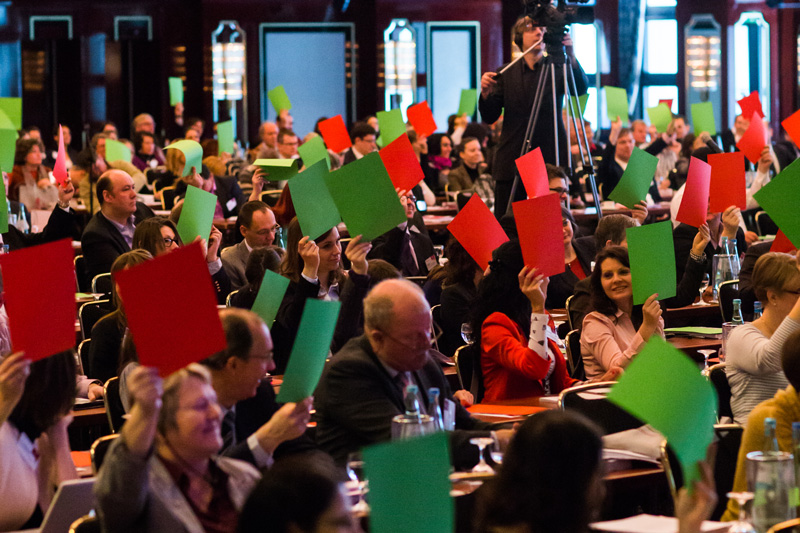
#> input picture images/voting-red_green-cards.jpg, 800 x 533 px
$ python colorCounter.py
#> lines starting #> are read from the running program, lines starting #| are printed output that depends on the picture; after the words box and inside, x2 and y2 are one past the last pixel; in counts of white or black regions, pixels touching at a corner belong together
"""
https://chrisalbon.com/code/machine_learning/preprocessing_images/isolate_colors/
https://stackoverflow.com/questions/16685707/why-is-the-range-of-hue-0-180-in-opencv
https://docs.opencv.org/3.4/db/df6/tutorial_erosion_dilatation.html
"""

import cv2
import numpy as np


img = cv2.imread("images/voting-red_green-cards.jpg")
#> img is the input picture: shape (533, 800, 3); mean B, G, R 53.9, 65.4, 88.5

blur = 1

h_mean = 55
h_range = 30
s_ranges = (50, 255)
l_ranges = (50, 255)


# convert to HSV
img_hsv = cv2.cvtColor(img, cv2.COLOR_BGR2HSV)
#> img_hsv: shape (533, 800, 3); mean H, S, V 74.1, 147.6, 102
# blur
img_hsv = cv2.GaussianBlur(img_hsv, (blur, blur), 0)

# # preview HSV channels
# h, s, v = cv2.split(img_hsv)
# cv2.imshow('h', h)
# cv2.imshow('s', s)
# cv2.imshow('v', v)

# create mask from hue range, including overflow
# important: opencv divides hue values (360°) by 2 -> range 0-180
h_lower = h_mean-h_range
h_upper = h_mean+h_range
limit_1 = np.array([h_lower,            s_ranges[0], l_ranges[0]])
limit_2 = np.array([h_upper,            s_ranges[1], l_ranges[1]])
mask = cv2.inRange(img_hsv, limit_1, limit_2)
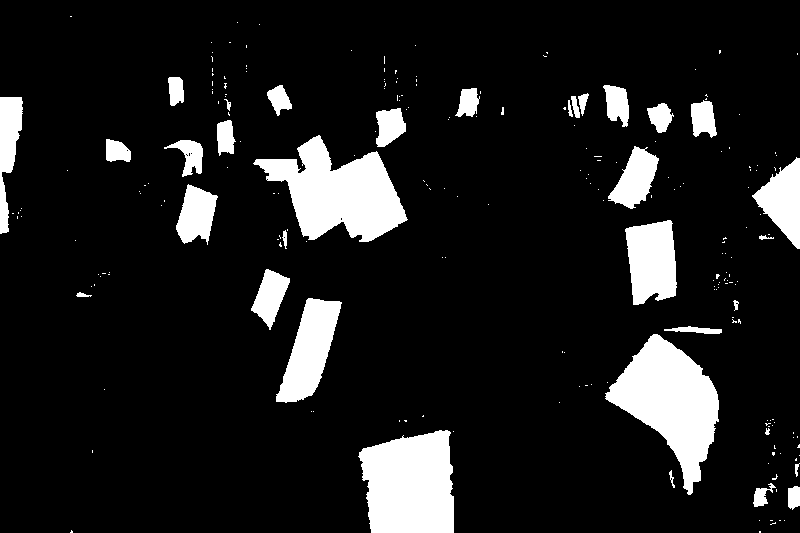
#> mask: shape (533, 800); 11.6% white; 225 white regions (191 under 20 px), largest, box (x1, y1, x2, y2) and area: (605, 334, 719, 495) 8876, (253, 135, 408, 242) 8702, (358, 430, 454, 533) 8212

if h_lower < 0:
    limit_1 = np.array([h_lower+179,   s_ranges[0], l_ranges[0]])
    limit_2 = np.array([179,           s_ranges[1], l_ranges[1]])
    mask_b = cv2.inRange(img_hsv, limit_1, limit_2)
    mask = cv2.bitwise_or(mask, mask_b)

elif h_upper > 179:
    limit_1 = np.array([0,             s_ranges[0], l_ranges[0]])
    limit_2 = np.array([h_upper-179,   s_ranges[1], l_ranges[1]])
    mask_b = cv2.inRange(img_hsv, limit_1, limit_2)
    mask = cv2.bitwise_or(mask, mask_b)


# clean mask
d_shape = cv2.MORPH_ELLIPSE  # cv2.MORPH_RECT  cv2.MORPH_CROSS
d_size = 1
dilate_element = cv2.getStructuringElement(d_shape, (2 * d_size + 1, 2 * d_size + 1), (d_size, d_size))
mask = cv2.dilate(mask, dilate_element)
#> mask: shape (533, 800); 12.8% white; 156 white regions (104 under 20 px), largest, box (x1, y1, x2, y2) and area: (604, 333, 720, 496) 9277, (252, 134, 409, 243) 9212, (357, 429, 455, 533) 8504
d_size = 2
erode_element = cv2.getStructuringElement(d_shape, (2 * d_size + 1, 2 * d_size + 1), (d_size, d_size))
mask = cv2.erode(mask, erode_element)
#> mask: shape (533, 800); 10.4% white; 41 white regions (16 under 20 px), largest, box (x1, y1, x2, y2) and area: (607, 335, 718, 494) 8368, (255, 136, 406, 241) 8111, (360, 431, 453, 533) 7881

# find edges
img_canny = cv2.Canny(img, 50, 200)
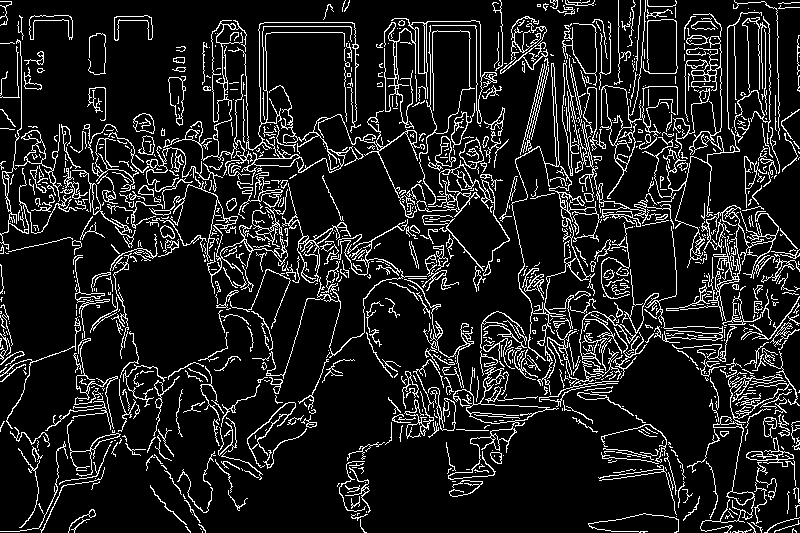
#> img_canny: shape (533, 800); 12% white in thin lines or dots
img_canny = cv2.bitwise_not(img_canny)
#> img_canny: shape (533, 800); 88% white; black in thin lines or dots
img_canny = cv2.erode(img_canny, dilate_element)
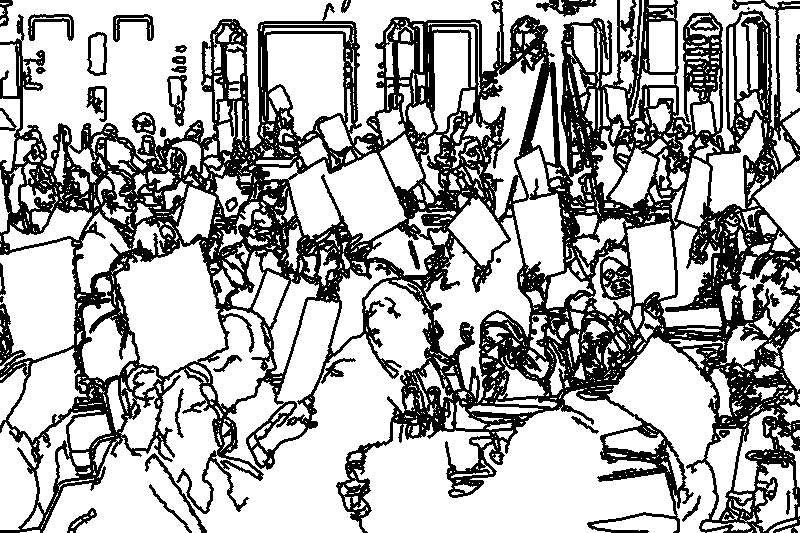
#> img_canny: shape (533, 800); 68.4% white; 30 black regions (2 under 20 px), largest, box (x1, y1, x2, y2) and area: (0, 0, 800, 533) 129433, (536, 0, 597, 17) 496, (28, 14, 74, 41) 480
img_canny = cv2.GaussianBlur(img_canny, (9, 9), 0)
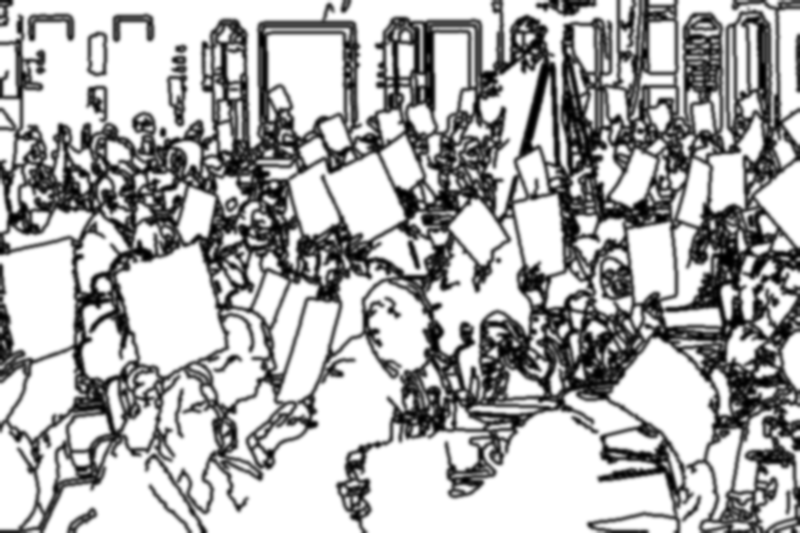
#> img_canny: shape (533, 800); min 0, max 255, mean 174.4
_, img_canny = cv2.threshold(img_canny, 145, 255, cv2.THRESH_BINARY)
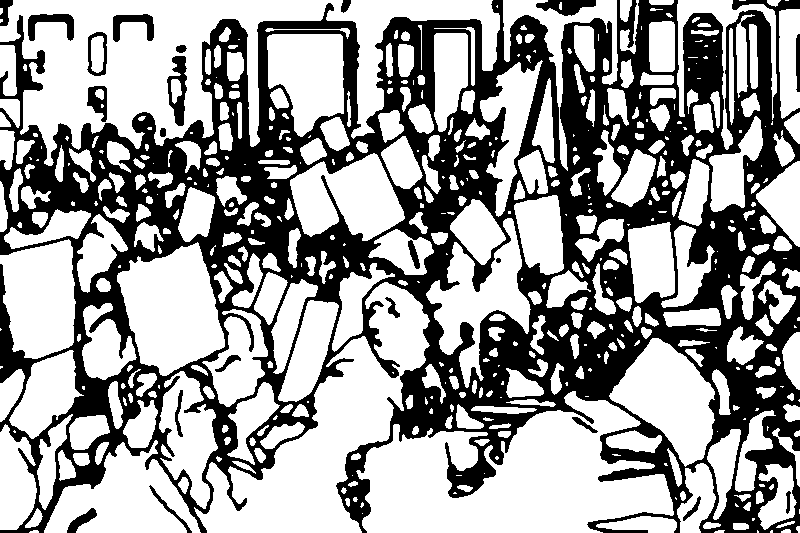
#> img_canny: shape (533, 800); 61.8% white; 22 black regions, largest, box (x1, y1, x2, y2) and area: (0, 0, 800, 533) 157399, (167, 56, 187, 126) 724, (28, 14, 74, 41) 586

# combine masks
mask = cv2.multiply(img_canny, mask)
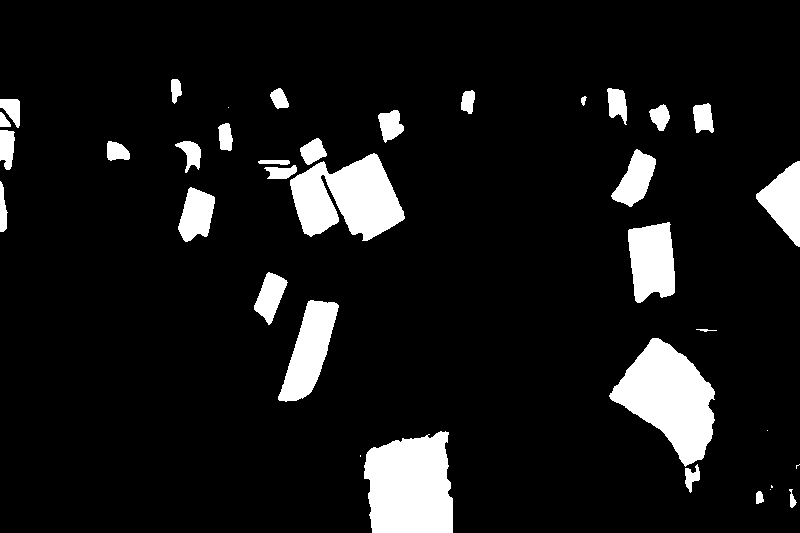
#> mask: shape (533, 800); 9.3% white; 37 white regions (6 under 20 px)

# find contours in combined mask
cnts = cv2.findContours(mask.copy(), cv2.RETR_EXTERNAL, cv2.CHAIN_APPROX_SIMPLE)
#> cnts = 37 contours, 7 with area under 20; largest, box (x1, y1, x2, y2) and area: (364, 431, 453, 533) 7426, (609, 338, 715, 467) 7283, (290, 153, 405, 241) 6230, (278, 300, 339, 402) 3094, (628, 222, 675, 303) 2898

img_preview = img.copy()

# loop over the contours
MIN_THRESH = 200
i = 1
for c in cnts[0]:
    if cv2.contourArea(c) > MIN_THRESH:
        # compute the center of the contour
        M = cv2.moments(c)

        cX = int(M["m10"] / M["m00"])
        cY = int(M["m01"] / M["m00"])

        # draw the contour and center of the shape on the image
        cv2.drawContours(img_preview, [c], -1, (0, 255, 0), 1)
        cv2.putText(img_preview, str(i), (cX-5, cY), cv2.FONT_HERSHEY_SIMPLEX, 0.5, (0, 255, 0), 1)
        i += 1
#> this loop made 37 passes
#> (cX, cY) on passes 8, 10, 12, 13, 14, 15, 16, 17, 18, 20, 21, 22: (409, 486), (669, 398), (309, 350), (269, 295), (651, 260), (196, 214), (2, 210), (280, 172), (784, 200), (347, 198), (635, 179), (190, 152)
#> c on passes 3, 4, 7, 9, 29: [[770, 489]], [[771, 485], [771, 487], [772, 487], [772, 486]], [[360, 455], [360, 456]], [[767, 430]], [[228, 107]]
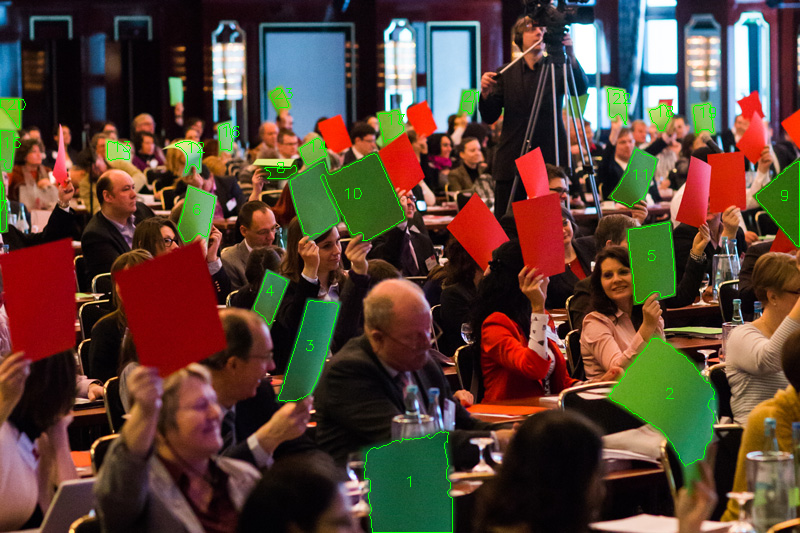
#> img_preview: shape (533, 800, 3); 0.93% of pixels changed, all inside (x1, y1, x2, y2) = (0, 88, 800, 533)
#> after the loop, i = 24


cv2.imshow("mask", mask)

# # masked image
# img_masked = cv2.bitwise_and(img_preview, img_preview, mask=mask)
# cv2.imshow("masked", img_masked)

cv2.imshow("preview-image", img_preview)
cv2.imshow("canny", img_canny)
cv2.waitKey(0)
cv2.destroyAllWindows()
